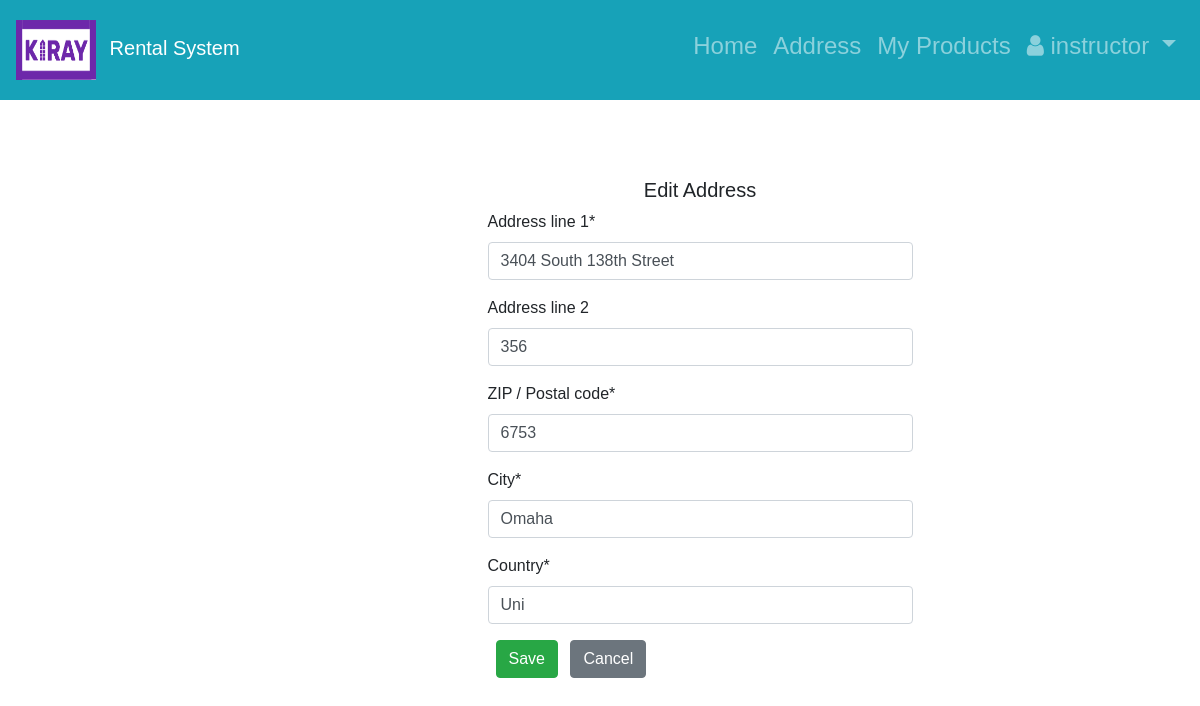
The app's page /1/edit/ (signed in) with its own data.
### RentalApp/models.py (models this page shows, shortened)
class Customer(AbstractUser):
    phone_number = models.CharField(max_length=30, blank=True)

class Address(models.Model):
    addressId = models.AutoField(auto_created=True, primary_key=True)
    customer = models.OneToOneField(Customer, on_delete=models.CASCADE, default=' ', null=True, blank=True,related_name='address')
    address1 = models.CharField(
        "Address line 1",
        max_length=1024,
    )
    address2 = models.CharField(
        "Address line 2",
        max_length=1024,
        null=True,
        blank=True,
    )
    zip_code = models.CharField(
        "ZIP / Postal code",
        max_length=12,
    )
    city = models.CharField(
        "City",
        max_length=1024,
    )
    country = models.CharField(
        "Country",
        max_length=1024,
    )
    class Meta:
        verbose_name = "Address"
        verbose_name_plural = "Addresses"

### RentalApp/views.py (the view, shortened to what this page needs)
# urls.py: path('<int:pk>/edit/', UpdateAddressView.as_view(), name="edit_address"),
class UpdateAddressView(LoginRequiredMixin,UpdateView):
    model = Address
    template_name = 'editAddress.html'
    fields = ('address1','address2', 'zip_code','city','country')
    login_url = '/users/login/'

### templates/editAddress.html
{% extends 'base.html' %}
{% load crispy_forms_tags %}
{% block content %}
    <div id="login">
    <h5 class="text-center pt-5">Edit Address</h5>
    <div id="login-row" class="row justify-content-center align-items-center">
        <div id="login-column" class="col-md-6">
            <div id="login-box" class="col-md-12">
                <form action="" method="post">{% csrf_token %}
                    {{ form|crispy }}
                  <button class="btn btn-success ml-2" type="submit">Save</button>
                    <a href="{% url 'RentalApp:address' object.pk %}" class="btn btn-secondary ml-2">
                    Cancel</a>
                </form>
            </div>
        </div>
    </div>
   </div>
{% endblock content %}

### templates/base.html (shortened to what this page needs)
<!doctype html>
<html lang="en">
  <head>
       {% load static %}
      <link href="http://maxcdn.bootstrapcdn.com/font-awesome/4.1.0/css/font-awesome.min.css" rel="stylesheet">
    <link rel="stylesheet" href="https://stackpath.bootstrapcdn.com/bootstrap/4.1.3/css/bootstrap.min.css">
    <link href="../static/css/base.css" rel="stylesheet">
    <link rel="stylesheet" type="text/css" href="{% static 'css/base.css' %}">
  </head>
  <body>
    <nav class="navbar navbar-expand-md navbar-dark bg-info md-4">
        <a href="{% url 'RentalApp:item_list' %}" class="navbar-brand">
            <img src="{% static 'images/logo.png' %}" height="60" width="80" alt="Rental System" class="d-inline-block align-middle mr-2">
            Rental System
        </a>
           <div class="collapse navbar-collapse" id="navbarNav">
              {% if user.is_authenticated %}
            <ul class="nav navbar-nav ml-auto w-100 justify-content-end">
              <li class="nav-item active" style="text-align: right">
                <h4><a class="nav-link" href="{% url 'RentalApp:item_list' %}">Home  <span class="sr-only">(current)</span></a></h4>
              </li>
              <li class="nav-item" style="text-align: right">
                <h4><a class="nav-link" href="{% if request.session.addressId is None%} {%url 'RentalApp:add_address'%} {%else%} {%url 'RentalApp:address' request.session.addressId%} {%endif%}"> Address  </a></h4>
              </li>
              <li class="nav-item active" style="text-align: right">
                <h4><a class="nav-link" href="{% url 'RentalApp:my_products' %}">My Products <span class="sr-only">(current)</span></a></h4>
              </li>
              <li class="nav-item active" style="text-align: right">
                  <h4><a class="nav-link dropdown-toggle" href="#" id="userMenu"\
                  data-toggle="dropdown" aria-haspopup="true" aria-expanded\
                                 ="false"><i class="fa fa-user icon"></i>
                    {{ user.username }}
                  </a>
                  </li>
              </ul>
            </div>
        {% endif %}
    </nav>
    <div class="content">
      {% block content %}
      {% endblock content %}
    </div>
  </body>
</html>

### static/css/base.css (style rules this page uses)
* { box-sizing: border-box; }
body { padding: 20px; font-family: Arial; }
.navbar { height: 100px; }
div.content { margin-left: 200px; padding: 30px 30px; }
body { margin: 0; padding: 0; height: 100vh; }

### records on screen
Customer: username "instructor"
Address: address1 "3404 South 138th Street", address2 "356", zip_code "6753", city "Omaha", country "Uni"
